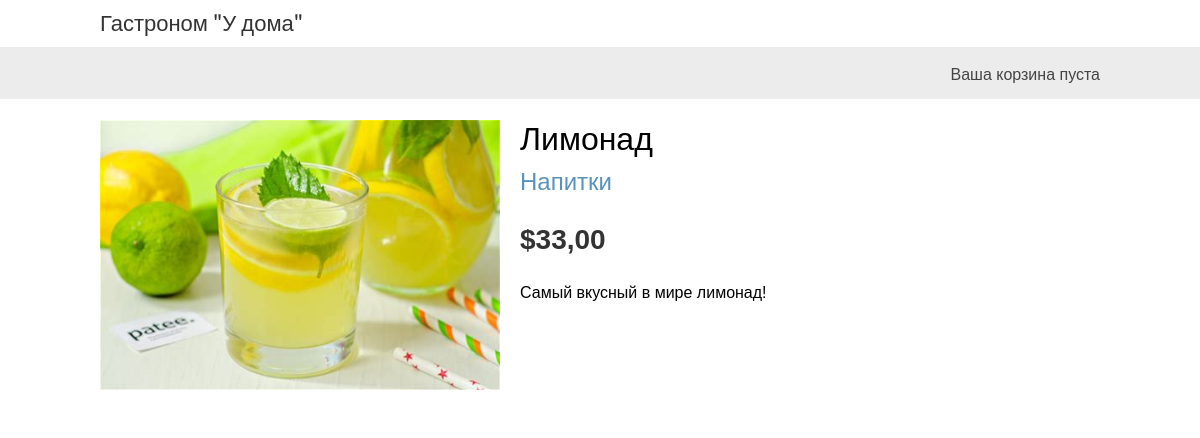
Page /1/limonad/ on the earlier database version.
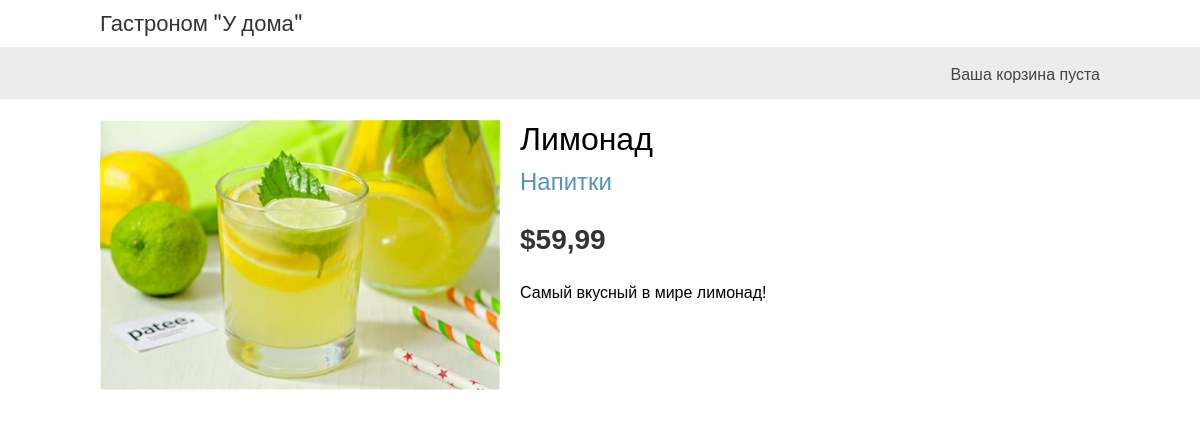
Same page on the later database version.
### shop/models.py (models this page shows, shortened)
class Product(models.Model):
  category = models.ForeignKey(Category, related_name='products', on_delete=models.CASCADE)
  name = models.CharField(max_length=200)
  slug = models.SlugField(max_length=200)
  image = models.ImageField(upload_to='products/%Y/%m/%d', blank=True)
  description = models.TextField(blank=True)
  price = models.DecimalField(max_digits=10, decimal_places=2)
  available = models.BooleanField(default=True)
  created = models.DateTimeField(auto_now_add=True)
  updated = models.DateTimeField(auto_now=True)
  class Meta:
    ordering = ['name']
    indexes = [
      models.Index(fields=['id', 'slug']),
      models.Index(fields=['name']),
      models.Index(fields=['-created']),
      ]
    verbose_name = 'Товар'
    verbose_name_plural = 'Товары'

class Category(models.Model):
  name = models.CharField(max_length=200)
  slug = models.SlugField(max_length=200, unique=True)
  class Meta:
    ordering = ['name']
    indexes = [
      models.Index(fields=['name']),
      ]
    verbose_name = 'Категория'
    verbose_name_plural = 'Категории'
  def __str__(self):
    return self.name
  def get_absolute_url(self):
    return reverse('shop:product_list_by_category', args=[self.slug])

### shop/views.py (the view)
# urls.py: path('<int:id>/<slug:slug>/', views.product_detail, name='product_detail'),
def product_detail(request, id, slug):
   product = get_object_or_404(Product, id=id, slug=slug, available=True)
   return render(request,
                 'shop/product/detail.html',
                 {'product': product})

### shop/templates/shop/product/detail.html (shortened to what this page needs)
{% extends "shop/base.html" %}
{% load static %}
{% block content %}
 <div class="product-detail">
 <img src="{% if product.image %}{{ product.image.url }}{% else %}
 {% static 'img/no_image.png' %}{% endif %}">
 <h1>{{ product.name }}</h1>
 <h2>
 <a href="{{ product.category.get_absolute_url }}">
 {{ product.category }}
 </a>
 </h2>
 <p class="price">${{ product.price }}</p>
 {{ product.description|linebreaks }}
 </div>
{% endblock %}

Differences in the rows shown:
changed Product "Лимонад": price "33,00" → "59,99"
